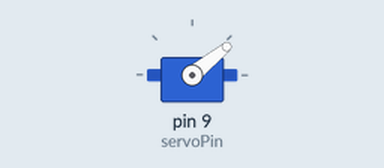
Recording of a sketch running on a simulated Arduino Uno, built with avr-gcc and run on an emulated ATmega328P. On the bench: servo. Wiring (inferred from the names in the program): servo: signal pin 9. Servo pulses on a pin are drawn as a servo (544–2400 µs = 0–180°).

Above: at 0.05 s.
At 1.4 s:
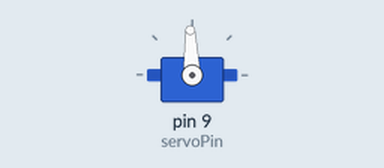
At 2.8 s:
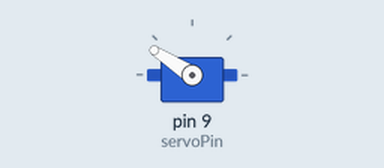
At 5.6 s:
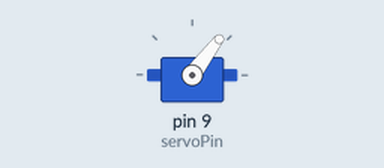
Timing chart, 0 to 7.8 s (numbered marks = the images above):
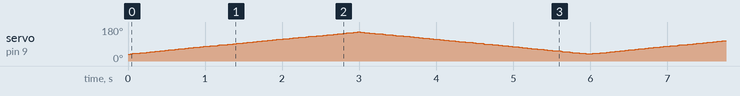

The sketch:

circ_04_servo.ino
```cpp
#include <Servo.h>

Servo myservo;

int pos = 0;
int servoPin = 9;

void setup() {
  /* myservo.attach(9); */
  pinMode(servoPin, OUTPUT);
}

void loop() {
  for(pos = 0; pos < 180; pos++) {
    moveServo(servoPin, pos);
    delay(15);
  }

  for(pos = 180; pos > -1; pos--) {
    moveServo(servoPin, pos);
    delay(15);
  }
}

void moveServo(int pin, int angle) {
  if(angle > 180 || angle < 0) return;
  int pulseTime = angle * (20/3.0) + 900;

  digitalWrite(pin, HIGH);
  delayMicroseconds(pulseTime);
  digitalWrite(pin, LOW);
}
```
